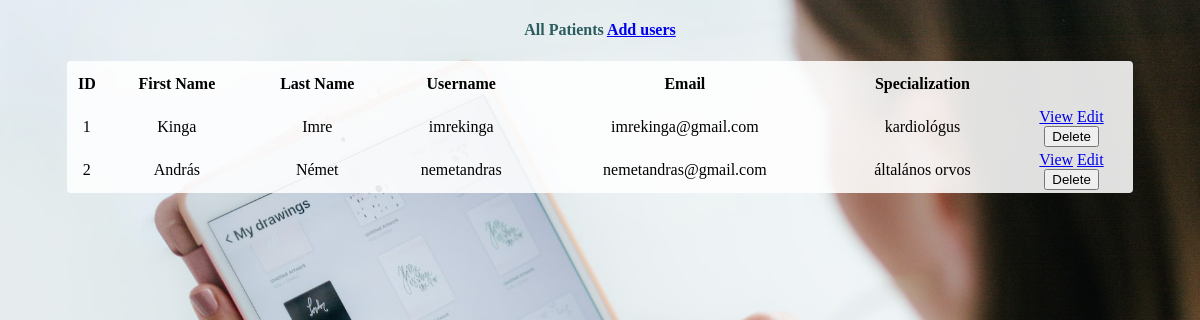
Page /doctors.php on the earlier database version.
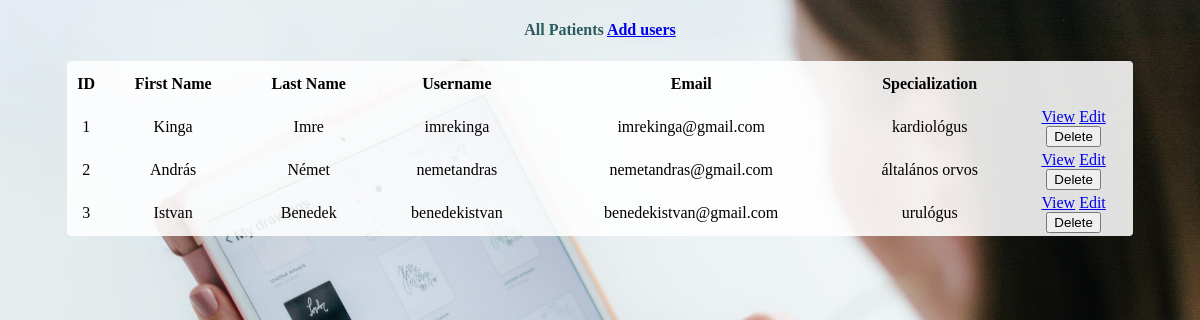
Same page on the later database version.
### tables this page shows
CREATE TABLE doctors(
    `doctor_id` int(10) NOT NULL AUTO_INCREMENT,
    `d_first_name` varchar(100) NOT NULL,
    `d_last_name` varchar(100) NOT NULL,
    `d_username` varchar(100) NOT NULL,
    `d_email` varchar(100) NOT NULL,
    `d_password` varchar(100) NOT NULL,
    `specialization` varchar(100) NOT NULL,
    PRIMARY KEY (`doctor_id`)
);

### doctors.php (the view, shortened to what this page needs)
<?php
require './database/dbcon.php';
?>
<!doctype html>
<html lang="en">
<head>
    <link rel="stylesheet" href="./assets/styles/general.css">
</head>
<body>
    <div class="">
        <h4>All Patients
            <a href="user-create.php" class="">Add users</a>
        </h4>
        <div class="">
            <div class="">
                <table class="">
                    <thead>
                        <tr>
                            <th>ID</th>
                            <th>First Name</th>
                            <th>Last Name</th>
                            <th>Username</th>
                            <th>Email</th>
                            <th>Specialization</th>
                        </tr>
                    </thead>
                    <tbody>
                        <?php
                        $query = "SELECT * FROM doctors";
                        $query_run = mysqli_query($con, $query);
                        if (mysqli_num_rows($query_run) > 0) {
                            foreach ($query_run as $user) {
                                ?>
                                <tr>
                                    <td>
                                        <?= $user['doctor_id']; ?>
                                    </td>
                                    <td>
                                        <?= $user['d_first_name']; ?>
                                    </td>
                                    <td>
                                        <?= $user['d_last_name']; ?>
                                    </td>
                                    <td>
                                        <?= $user['d_username']; ?>
                                    </td>
                                    <td>
                                        <?= $user['d_email']; ?>
                                    </td>
                                    <td>
                                        <?= $user['specialization']; ?>
                                    </td>
                                    <td>
                                        <a href="user-view.php?id=<?= $user['doctor_id']; ?>" class="">View</a>
                                        <a href="user-edit.php?id=<?= $user['doctor_id']; ?>" class="">Edit</a>
                                        <form action="code.php" method="POST" class="d-inline">
                                            <button type="submit" name="delete_user" value="<?= $user['doctor_id']; ?>"
                                                class="">Delete</button>
                                        </form>
                                    </td>
                                </tr>
                                <?php
                            }
                        } else {
                            echo "<h5> No Record Found </h5>";
                        }
                        ?>
                    </tbody>
                </table>
            </div>
        </div>
    </div>
</body>
</html>

### assets/styles/general.css (style rules this page uses)
:root { --primary: rgb(81, 146, 148); --secondary: rgb(255, 255, 255); --title: rgb(43, 92, 94); }
body { height: 100vh; background-image: url('../img/header1.jpg'); background-size: cover; background-repeat: no-repeat; }
table { background-color: rgba(255, 255, 255, 0.87); width: 90%; margin: 0 auto; border-radius: 4px; box-shadow: 0, 20px, 20px, 0; box-shadow: 20px; text-align: center; }
th { height: 40px; }
td { height: 30px; }
h1, h2, h3, h4, h5, h6 { text-align: center; color: var(--title); }

Differences in the rows shown:
added doctors: doctor_id "3", d_first_name "Istvan", d_last_name "Benedek", d_username "benedekistvan", d_email "benedekistvan@gmail.com", specialization "urulógus"
